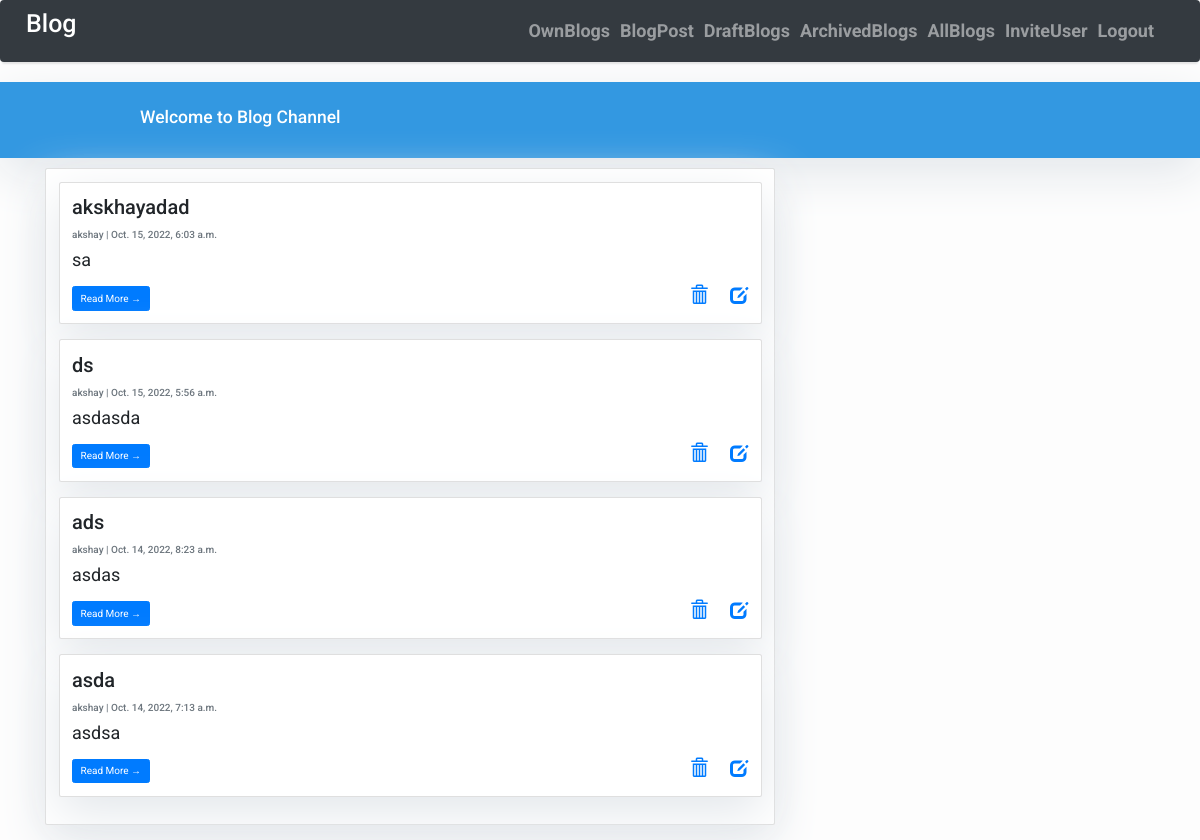
Before: /blog/userposts/ (signed in) with the older database file.
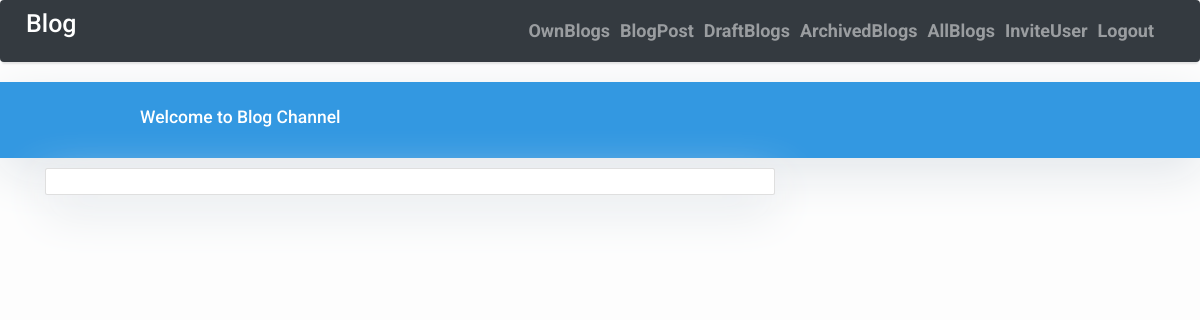
After: the same page with the newer database file.
### blogs/models.py (models this page shows, shortened)
class Post(models.Model):
    title = models.CharField(max_length=200, unique=True)
    author = models.ForeignKey(User, on_delete= models.CASCADE,related_name='blog_posts', null=True)
    updated_on = models.DateTimeField(auto_now= True)
    content = models.TextField()
    created_on = models.DateTimeField(auto_now_add=True)
    status = models.IntegerField(choices=STATUS, default=1)
    class Meta:
        ordering = ['-created_on']

### blogs/views.py (the view)
# urls.py: path('userposts/', views.UserPosts.as_view(), name='user_posts'),
class UserPosts(View):
    def get(self, request):
        logged_in_user = request.user.id
        logged_in_user_posts = Post.objects.filter(author=logged_in_user)
        return render(request, 'user_posts.html', {'user_posts': logged_in_user_posts})

### blogs/templates/user_posts.html (shortened to what this page needs)
    {% extends "home.html" %}
{% block content %}
<div class="container">
    <div class="row">
        <div class="col-md-8 mt-3 left">
            <div class="card mb-4">
                <div class="card-body">
                {% for post in user_posts %}
                <div class="card mb-4">
                    <div class="card-body">
                        <h2 class="card-title">{{ post.title }}</h2>
                        <p class="card-text text-muted h6">{{ post.author }} | {{ post.created_on}} </p>
                        <p class="card-text">{{post.content|slice:":200" }}</p>
                        <a href="{% url 'blog:post_detail' post.id  %}" class="btn btn-primary">Read More &rarr;</a>
                        <div class="right">
                        <a href="{% url 'blog:post_delete' post.id  %}">
                            <span class="glyphicon glyphicon-trash" ></span>
                          </a>&nbsp;&nbsp;&nbsp;
                        <a href="{% url 'blog:post_update' post.id  %}">
                        <span class="glyphicon glyphicon-edit"></span>
                        </a>
                        </div>
                    </div>
                </div>
                {% endfor %}
                </div>
            </div>
        </div>
    </div>
</div>
{%endblock%}

Changed rows visible on the page:
removed Post: title "akskhayadad", author "akshay", created_on "Oct. 15, 2022, 6:03 a.m.", content "sa"
removed Post: title "ds", author "akshay", created_on "Oct. 15, 2022, 5:56 a.m.", content "asdasda"
removed Post: title "ads", author "akshay", created_on "Oct. 14, 2022, 8:23 a.m.", content "asdas"
removed Post: title "asda", author "akshay", created_on "Oct. 14, 2022, 7:13 a.m.", content "asdsa"
